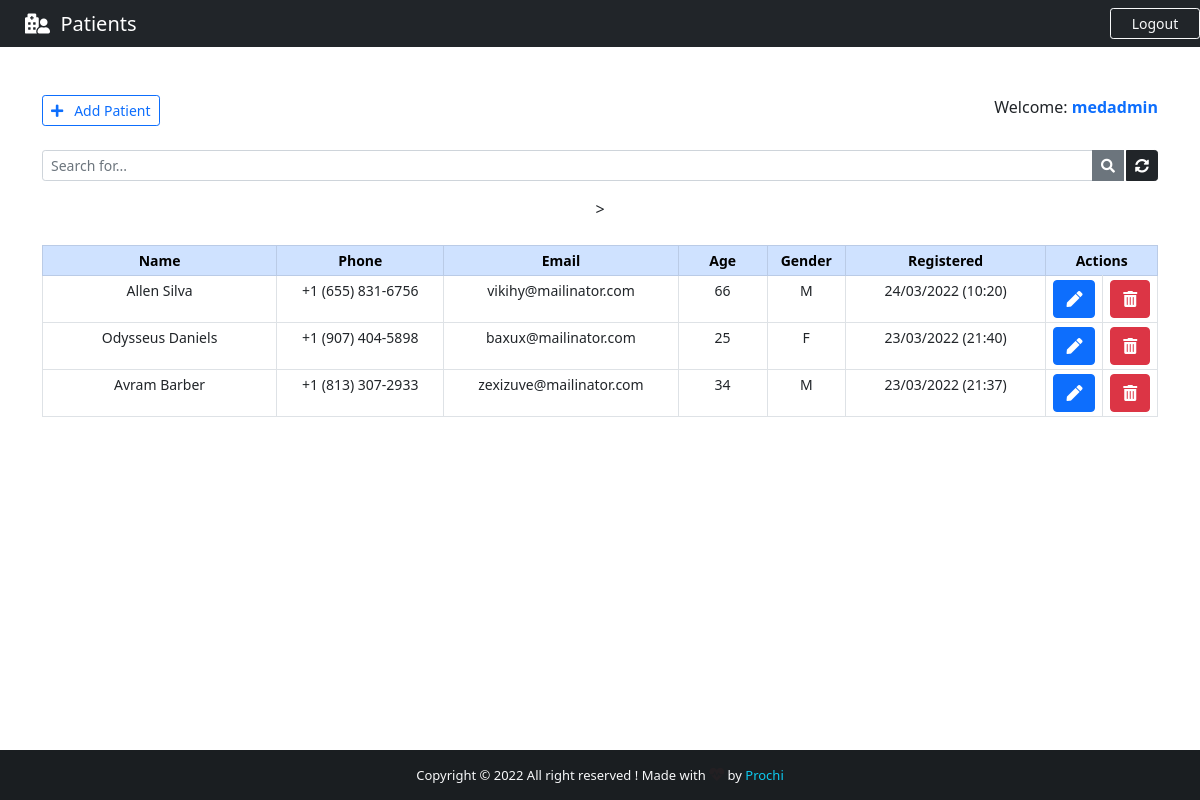
The page /backend/ (signed in) on the database as committed earlier.
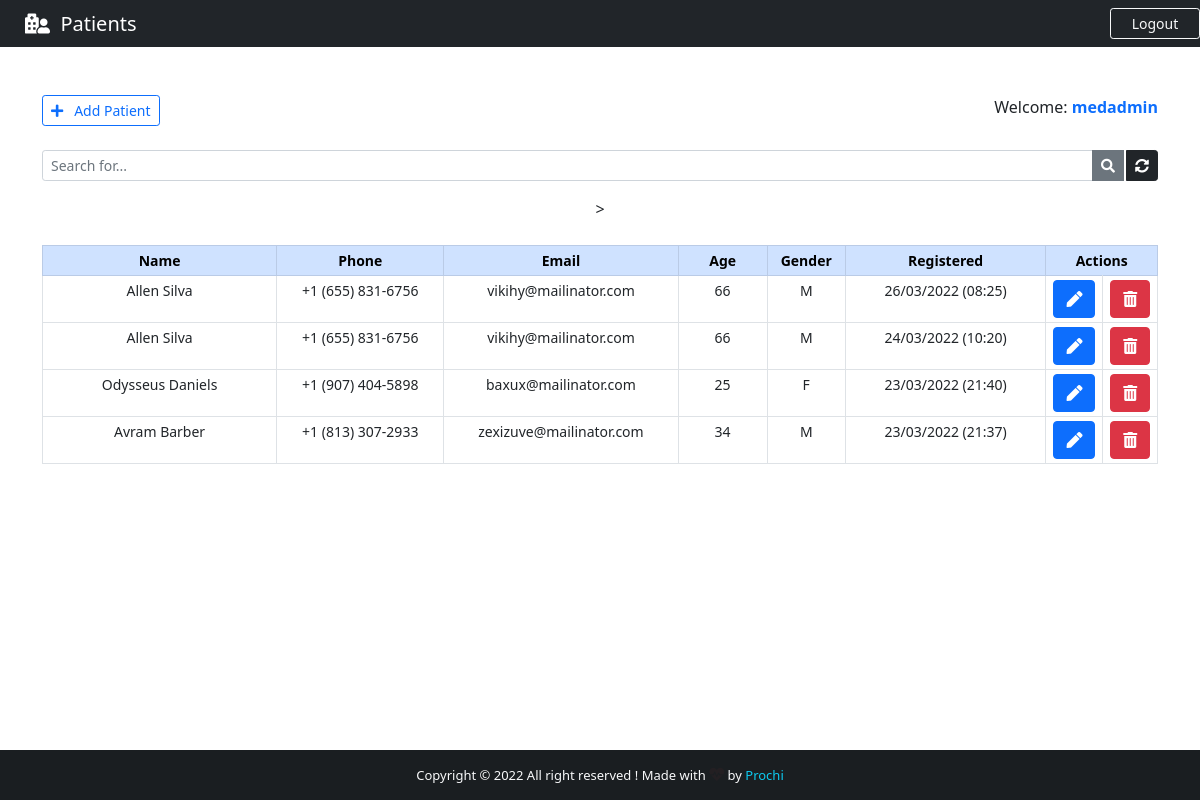
The same page on the database as committed later.
### base/models.py (models this page shows, shortened)
class Patient(models.Model):
    GENDER = (
        ('M', 'M'),
        ('F', 'F')
    )
    id = models.IntegerField(primary_key=True)
    name = models.CharField(max_length=40)
    phone = models.CharField(max_length=20)
    email = models.CharField(max_length=40)
    age = models.CharField(max_length=3)
    gender = models.CharField(max_length=1, null=True, choices=GENDER)
    note = models.TextField()
    created_at = models.DateTimeField(auto_now_add=True)

### base/views.py (the view)
# urls.py: path('backend/', views.backend, name="backend"),
@login_required(login_url='login')
def backend(request):
    if 'q' in request.GET:
        q = request.GET['q']
        all_patient_list = Patient.objects.filter(
            Q(name__icontains=q) | Q(phone__icontains=q) | Q(email__icontains=q) | Q(age__icontains=q) | Q(gender__icontains=q) | Q(note__icontains=q)
        ).order_by('-created_at')
    else:
        all_patient_list = Patient.objects.all().order_by('-created_at')
    paginator = Paginator(all_patient_list, 5)
    page = request.GET.get('page')
    all_patient = paginator.get_page(page)
    return render(request, "base/backend.html", {"patients":all_patient})

### base/templates/base/backend.html (shortened to what this page needs)
{% extends 'main.html' %}
{% block nav-content %}
<i class="fas fa-hospital-user"></i>&nbsp;&nbsp;Patients
{% endblock nav-content %}
{% block btn-nav %}
<a href="{% url 'logout' %}" class="btn btn-outline-danger btn-sm border-light text-light" id="btn-nav">Logout</a>
{% endblock btn-nav %}
{% block content %}
<div class="container">
    <br><br>
    <div class="d-flex justify-content-between">
        <a href="{% url 'add_patient' %}" class="btn btn-outline-primary btn-sm">
            <i class="fas fa-plus"></i>&nbsp;&nbsp; Add Patient
        </a>
        <span>
            Welcome: <strong><span class="text-primary">{{ user.get_username }}</span></strong>
        </span>
    </div>
    <form action="" method="GET">
        <div class="input-group input-group-sm mb-3 mt-4">
            <input type="text" name="q" class="form-control" placeholder="Search for..." value="{{ request.GET.q }}">
            <button class="btn btn-secondary"><i class="fas fa-search"></i></button>
            <a href="{% url 'backend' %}" class="btn btn-dark" style="margin-left: 2px;"><i
                    class="fas fa-sync-alt"></i></a>
        </div>
    </form>
    <center>
        <table class="table table-bordered table-sm mt-4" style="text-align: center; font-size: 14px;">
            <thead class="table-primary">
                <tr>
                    <th style="width: 21%">Name</th>
                    <th style="width: 15%">Phone</th>
                    <th style="width: 21%">Email</th>
                    <th style="width: 8%">Age</th>
                    <th style="width: 7%">Gender</th>
                    <th style="width: 18%">Registered</th>
                    <th style="width: 10%" colspan="2" >Actions</th>
                </tr>
            </thead>
            {% for patient in patients %}
            <tr>
                <td>{{ patient.name }}</td>
                <td>{{ patient.phone }}</td>
                <td>{{ patient.email }}</td>
                <td>{{ patient.age }}</td>
                <td>{{ patient.gender }}</td>
                <td>{{ patient.created_at | date:'d/m/Y (H:i)' }}</td>
                <td>
                    <a href="/patient/{{ patient.id }}" class="btn btn-primary" title="Edit patient">
                        <li class="fas fa-pen"></li>
                    </a>
                </td>
                <td>
                    <a href="#" class="btn btn-danger" title="Delete patient">
                        <li class="fas fa-trash-alt"></li>
                    </a>
                </td>
            </tr>
            {% endfor %}
        </table>
    </center>
</div>
{% endblock content %}

### templates/main.html (shortened to what this page needs)
{% load static %}
<!DOCTYPE html>
<html lang="en">
<head>
    <link rel="stylesheet" href="{% static 'css/style.css' %}">
    <link href="https://cdn.jsdelivr.net/npm/bootstrap@5.0.2/dist/css/bootstrap.min.css" rel="stylesheet">
    <link rel="stylesheet" href="https://use.fontawesome.com/releases/v5.15.4/css/all.css" />
</head>
<body>
    <div class="wrapper" >
        <header>
            <nav class="navbar navbar-expand-lg navbar-dark bg-dark" >
                <div class="col-sm" >
                    <a class="navbar-brand flex-grow-1" style="text-align: center; color: #fff; margin-left: 25px;">
                        {% block nav-content %}{% endblock nav-content %}
                    </a>
                </div>
                <div class="col-sm" >
                    {% block btn-nav %}{% endblock btn-nav %}
                </div>
            </nav>
        </header>
    {% block content %}
    {% endblock content %}
    </div>
    <footer class="bg-dark text-center text-lg-start text-light" id="footer" >
        <div class="text-center p-3" style="background-color: rgba(0, 0, 0, 0.2);">
            Copyright &copy; {% now "Y" %} <span>All right reserved</span> ! Made with
            <i class="text-danger fas fa-heartbeat blink_me" style="font-size: 15px;" ></i> by
            <a href="https://github.com/preciousimo" target="_blank" style="color: #0dcaf0; text-decoration: none;">Prochi</a>
        </div>
    </footer>
</body>
</html>

### static/css/style.css (style rules this page uses)
html,body { height:100%; margin: 0; max-width: 100%; overflow: hidden; }
#btn-nav { width: 90px; float: right; margin-left: 25px; }
.wrapper { min-height: 100%; margin-bottom: -50px; }
#footer, .push { height: 50px; font-size: 13px; }

Rows that differ between the two databases and show on the page:
added Patient: name "Allen Silva", phone "+1 (655) 831-6756", email "vikihy@mailinator.com", age "66", gender "M", created_at "26/03/2022 (08:25)"
